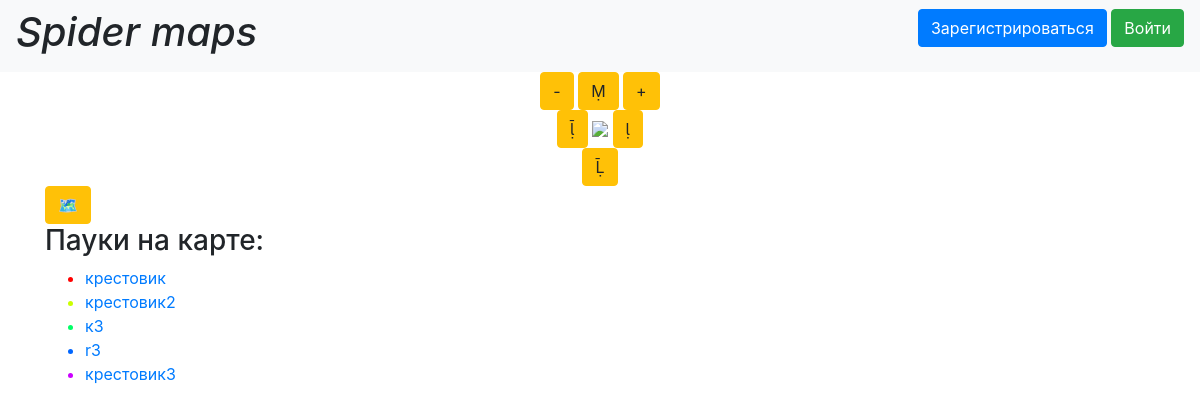
Before: / with the older database file.
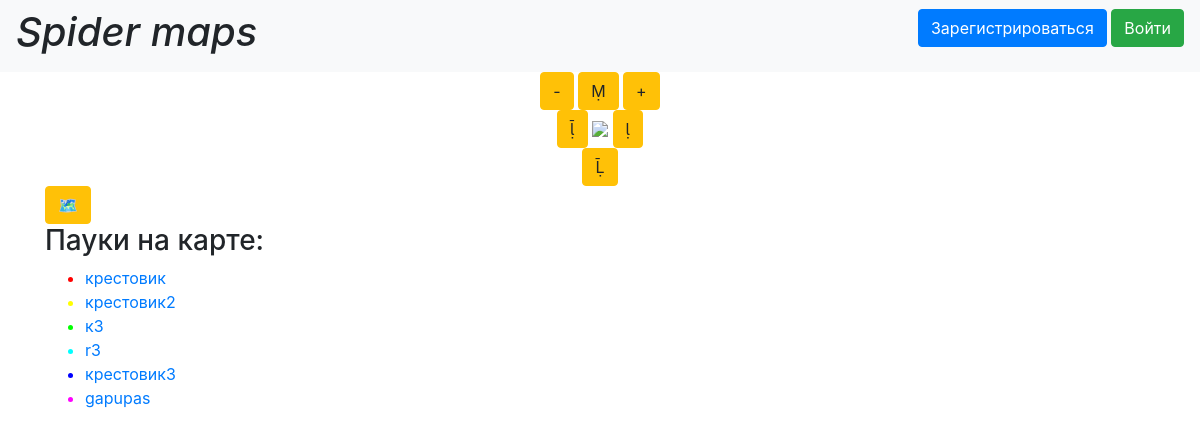
After: the same page with the newer database file.
### data/Spiders.py (models this page shows, shortened)
class Spiders(SqlAlchemyBase):
    __tablename__ = 'spiders'
    id = sqlalchemy.Column(sqlalchemy.Integer,
                           primary_key=True, autoincrement=True)
    name = sqlalchemy.Column(sqlalchemy.String, nullable=True)
    points = sqlalchemy.Column(sqlalchemy.String, nullable=True)
    points_unchecked = sqlalchemy.Column(sqlalchemy.String, nullable=True)

### main.py (the view, shortened to what this page needs)
@app.route('/', methods=['POST', 'GET'])
def main():
    global x, y, delta, view_type, spider_index, spider_list_str
    area_color = color_list2[spider_index] + 'ff'
    area_color2 = color_list2[spider_index] + '88'
    w_line = 2
    point_color = 'rd'
    for key in point_colors:
        pc = color_list[spider_index]
        if str(pc) in list(key.split('|')):
            point_color = point_colors[key]
    db_session.global_init('db/Spiders.db')
    db_sess2 = db_session.create_session()
    current_spider = db_sess2.query(Spiders).filter(Spiders.id == spider_index + 1).first()
    current_spider_points = []
    if current_spider:
        if current_spider.points_unchecked:
            current_spider_points = [list(map(float, el2.split('/'))) for el2 in
                                     current_spider.points_unchecked.split('|')]
    if current_spider_points is None:
        current_spider_points = []
    w_line = 2
    s = ''
    if current_spider_points:
        s = f'pm{point_color}s'
    print(spider_list_str[spider_index])
    if spider_list_str[spider_index] != '0.0,0.0':
        map_params = {
            "ll": ",".join([str(x), str(y)]),
            "spn": ",".join([str(delta), str(delta)]),
            "size": "450,450",
            "l": view_type,
            "pl": f"c:{area_color},f:{area_color2},w:{w_line},{spider_list_str[int(spider_index)]}",
            'pt': '~'.join(
                map(lambda x: ','.join(map(str, x)), [[*el, s] for el in current_spider_points]))
        }
        img = f'http://static-maps.yandex.ru/1.x/?ll={map_params["ll"]}&spn={map_params["spn"]}&size={map_params["size"]}&l={map_params["l"]}&pl={map_params["pl"]}&pt={map_params["pt"]}'
    map_api_server = "http://static-maps.yandex.ru/1.x/"
    return render_template("main.html", image=img, spider_list=[el.name for el in spiders], colors=color_list2)

### data/db_session.py (called while the page is built, shortened)
def global_init(db_file):
    global __factory
    if __factory:
        return

def create_session() -> Session:
    global __factory
    return __factory()

### templates/main.html (shortened to what this page needs)
{% extends "base.html" %}
{% block content %}
<main role="main" class="container">
    <div align="center">
        <a href="/delta_minus" class="btn btn-warning">-</a>
        <a href="/ll_up" class="btn btn-warning"></a>
        <a href="/delta_plus" class="btn btn-warning">+</a>
    </div>
    <div align="center">
        <a href="/ll_left" class="btn btn-warning"></a>
        <img src={{image}}>
        <a href="/ll_right" class="btn btn-warning"></a>
    </div>
    <div align="center">
        <a href="/ll_down" class="btn btn-warning"></a>
    </div>
    <div>
        <a href="/change_type" class="btn btn-warning">🗺</a>
    </div>
    <div>
        <h3>
            Пауки на карте:
        </h3>
        <ul>
            {% for item in spider_list %}
            <font color="{{ colors[loop.index - 1] }}">
                <li>
                    <a href="/change_spider/{{ loop.index }}">{{ item }}</a>
                </li>
            </font>
            {% endfor %}
        </ul>
    </div>
</main>
{% endblock %}

### templates/base.html (shortened to what this page needs)
<!doctype html>
<html lang="en">
<head>
    <link rel="stylesheet"
          href="https://stackpath.bootstrapcdn.com/bootstrap/4.4.1/css/bootstrap.min.css"
>
    <title>{{title}}</title></head>
<body>
<header>
    <nav class="navbar navbar-light bg-light">
        <h1 align="center">
            <em>
                Spider maps
            </em>
        </h1>
        {% if current_user.is_authenticated %}
            <a class="navbar-brand" href="/logout">{{ current_user.name }}</a>
        {% else %}
            <p>
                <a class="btn btn-primary " href="/register">Зарегистрироваться</a>
                <a class="btn btn-success" href="/login">Войти</a>
            </p>
        {% endif %}
    </nav>
</header>
    {% block content %}{% endblock %}
</body>
</html>

Changed rows visible on the page:
added Spiders: name "gapupas"
